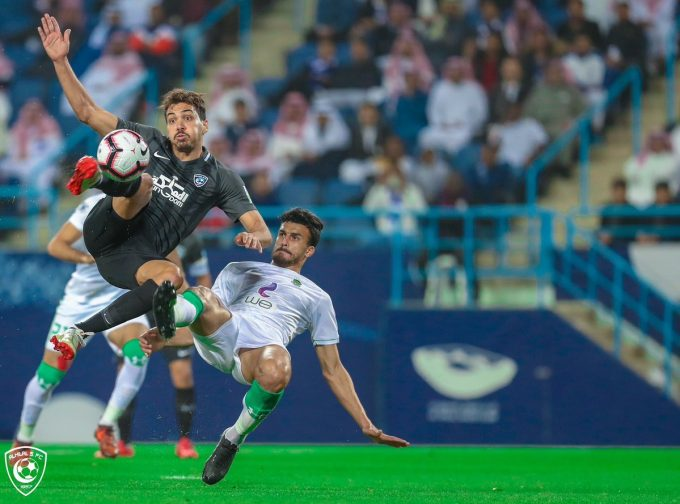
#> input picture ce3.jpg, 680 x 504 px
$ python ContoursBoundingBox.py
#> lines starting #> are read from the running program, lines starting #| are printed output that depends on the picture; after the words box and inside, x2 and y2 are one past the last pixel; in counts of white or black regions, pixels touching at a corner belong together
import cv2 as cv
import numpy as np

img = cv.pyrDown(cv.imread("ce3.jpg", cv.IMREAD_UNCHANGED))
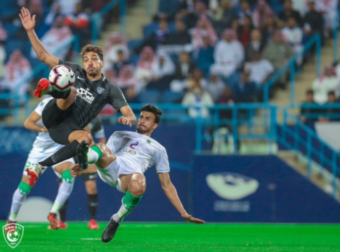
#> img: shape (252, 340, 3); mean B, G, R 100.4, 101.9, 69.7
ret, thresh = cv.threshold(cv.cvtColor(img.copy(), cv.COLOR_BGR2GRAY), 127, 255, cv.THRESH_BINARY)
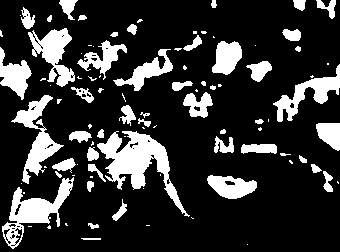
#> thresh: shape (252, 340); 19.9% white; 97 white regions (47 under 20 px)
contours, hier = cv.findContours(thresh, cv.RETR_EXTERNAL, cv.CHAIN_APPROX_SIMPLE)
#> contours = 97 contours, 56 with area under 20; largest, box (x1, y1, x2, y2) and area: (97, 131, 190, 217) 2446, (2, 177, 74, 249) 1675, (11, 95, 64, 184) 1304, (28, 28, 75, 87) 1168, (273, 64, 340, 122) 1062

for c in contours:
    x, y, w, h = cv.boundingRect(c)
    cv.rectangle(img, (x, y), (x + w, y + h), (0, 255, 0), 2)

    rect = cv.minAreaRect(c)

    box = cv.boxPoints(rect)

    box = np.int0(box)

    cv.drawContours(img, [box], 0, (0, 0, 255), 3)

    (x, y), radius = cv.minEnclosingCircle(c)
    center = (int(x), int(y))
    radius = int(radius)
    img = cv.circle(img, center, radius, (0, 255, 0), 2)
#> this loop made 97 passes
#> (w, h, rect, box, radius, center) on passes 2, 3, 4, 5, 9: (20, 2, ((90.5, 238.5), (1, 19), -90), [[100, 239], [81, 239], [81, 238], [100, 238]], 9, (90, 238)), (4, 1, ((29.5, 226), (0, 3), -90), [[31, 226], [28, 226], [28, 226], [31, 226]], 1, (29, 226)), (4, 1, ((147.5, 225), (0, 3), -90), [[149, 225], [146, 225], [146, 225], [149, 225]], 1, (147, 225)), (4, 4, ((49, 227), (2.83, 2.83), -45), [[49, 229], [47, 227], [49, 225], [51, 227]], 1, (48, 226)), (15, 22, ((120.4, 210.7), (21.8, 9.02), -59.53), [[118, 222], [110, 217], [122, 199], [129, 203]], 11, (118, 209))
#> (w, h, rect, box, radius) on passes 1, 6, 7, 11, 12, 18: (1, 1, ((247, 244), (0, 0), -90), [[247, 244], [247, 244], [247, 244], [247, 244]], 0), (11, 6, ((93, 225.5), (5, 10), -90), [[98, 228], [88, 228], [88, 223], [98, 223]], 5), (3, 3, ((65.8, 224.1), (1.34, 2.68), -26.57), [[65, 225], [64, 223], [65, 222], [67, 225]], 1), (1, 1, ((143, 188), (0, 0), -90), [[143, 188], [143, 188], [143, 188], [143, 188]], 0), (1, 1, ((21, 183), (0, 0), -90), [[21, 183], [21, 183], [21, 183], [21, 183]], 0), (3, 1, ((73, 175), (0, 2), -90), [[74, 175], [72, 175], [72, 175], [74, 175]], 1)
#> pass 2, `img = cv.circle(img, center, radius, (0, 255, 0), 2)`:
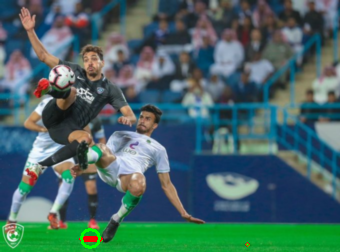
#> img: shape (252, 340, 3); mean B, G, R 100.2, 101.9, 69.9
#> after the loop:
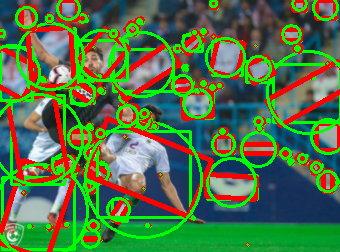
#> img: shape (252, 340, 3); mean B, G, R 68.6, 114.4, 82.4

cv.drawContours(img, contours, -1, (255, 0, 0), 1)
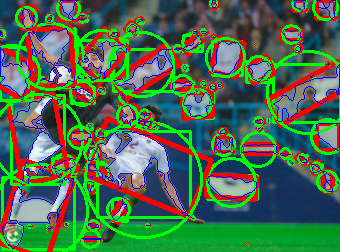
#> img: shape (252, 340, 3); 4.91% of pixels changed, all inside (x1, y1, x2, y2) = (0, 0, 340, 249)
cv.imshow("contours", img)

cv.waitKey()
cv.destroyAllWindows()
